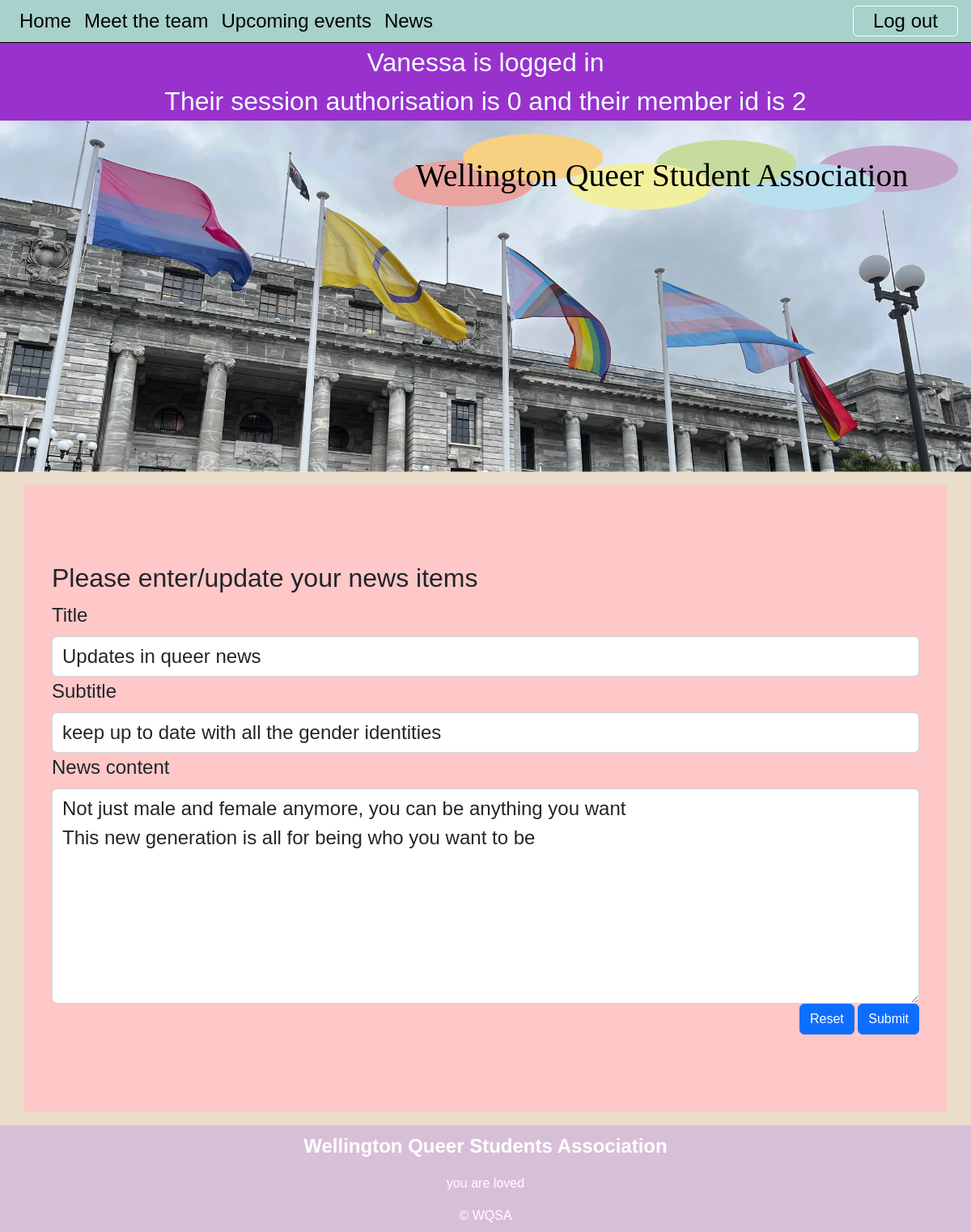
Page /news_cud?id=1&task=update (signed in) on the committed database.
### tables this page shows
CREATE TABLE news(
    news_id integer primary key autoincrement not null,
    title text not null unique,
    subtitle text not null unique,
    content text not null unique,
    newsdate date not null,
    member_id integer not null,
    foreign key(member_id) references member(member_id)
);

### server.py (the view, shortened to what this page needs)
@app.route("/news_cud", methods=['GET', 'POST'])
def news_cud():
    data = request.args
    required_keys=['id', 'task']
    for k in required_keys:
        if k not in data.keys():
            message = "Do not know what to do with create, read, update on news (keys not present)"
            return render_template('error.html', error=message)
        if request.method == "GET":
            if data['task'] == 'delete':
                sql = "delete from news where news_id =?"
                values_tuple = (data['id'],)
                result = run_commit_query(sql, values_tuple, db_path)
                return redirect(url_for('news'))
            elif data['task'] == 'update':
                sql = """select title, subtitle, content from news where news_id =?"""
                values_tuple = (data['id'],)
                result = run_search_query_tuples(sql, values_tuple, db_path, True)
                result = result[0]
                return render_template("news_cud.html",
                                       **result,
                                       id=data['id'],
                                       task=data['task'])
            elif data['task'] == 'add':
                temp = {"title": "Temp title", "subtitle": "Test subtitle", 'content': 'Test Content'}
                return render_template("news_cud.html", id=0, task=data['task'],
                                        **temp)
            else:
                message = 'unrecognised task from news page'
                return render_template('error.html', error=message)
    return render_template("news_cud.html")

### db_functions.py (called while the page is built)
def run_search_query_tuples(sql_query, values_tuple, file_path, rowfactory=False):
    result = None
    try:
        db = sqlite3.connect(file_path)
        if rowfactory:
            db.row_factory = sqlite3.Row
        cursor = db.cursor()
        cursor.execute(sql_query, values_tuple)
        result = cursor.fetchall()
        cursor.close()
    except sqlite3.Error as error:
        print("Error running search query tuples: {}".format(error))
        return None
    db.close()
    if result is None:
        print("No search values were found")
    return result

### templates/news_cud.html (shortened to what this page needs)
{% extends "layout.html" %}
{% block content %}
<div class="container-lg py-sm-5 py-1 A">
    <div class="news p-4 my-4">
        <h2>Please enter/update your news items</h2>
        <form action="{{url_for('news_cud', id=id, task=task)}}" method="POST">
            <div>
             <label for="title" class="form-label">Title</label>
                <input type="text" class="form-control" id="title" name="title" placeholder="" value="{{title}}" required>
            </div>
            <div>
                <label for="subtitle" class="form-label">Subtitle</label>
                <input type="text" class="form-control" id="subtitle" name="subtitle" placeholder="" value="{{subtitle}}" required>
            </div>
            <div>
                <label for="content" class="form-label">News content</label>
                <textarea class="form-control" id="content" name="content" placeholder="" rows="7" required>{{content}}</textarea>
            </div>
            <div class="text-end">
                <button type="reset" class="btn btn-primary">Reset</button>
                <button type="submit" class="btn btn-primary">Submit</button>
            </div>
        </form>
    </div>
</div>
{% endblock %}

### static/styles.css (style rules this page uses)
:root { --brand-green: rgb(167,209,202); --brand-paper: rgb(234, 221, 202); }
body { font-family: 'Raleway', sans-serif; font-size: 100%; background-color: var(--brand-paper); margin: 0; }
.container-lg { border: 4px solid pink; padding: 10px; }
.container-lg { border: 0px solid pink; overflow: auto; }
.A { background-color: rgb(255, 200, 200); }
label, input[type='text'], input[type='email'], textarea { font-size: 1.5em !important; }

### rows in the picture
news: title "Updates in queer news", subtitle "keep up to date with all the gender identities", content "Not just male and female anymore, you can be anything you want This new generation is all for being who you want to be"

### other values in the picture
{{ session['name'] }} "Vanessa"
{{ session['authorisation'] }} "0"
{{ session['member_id'] }} "2"
